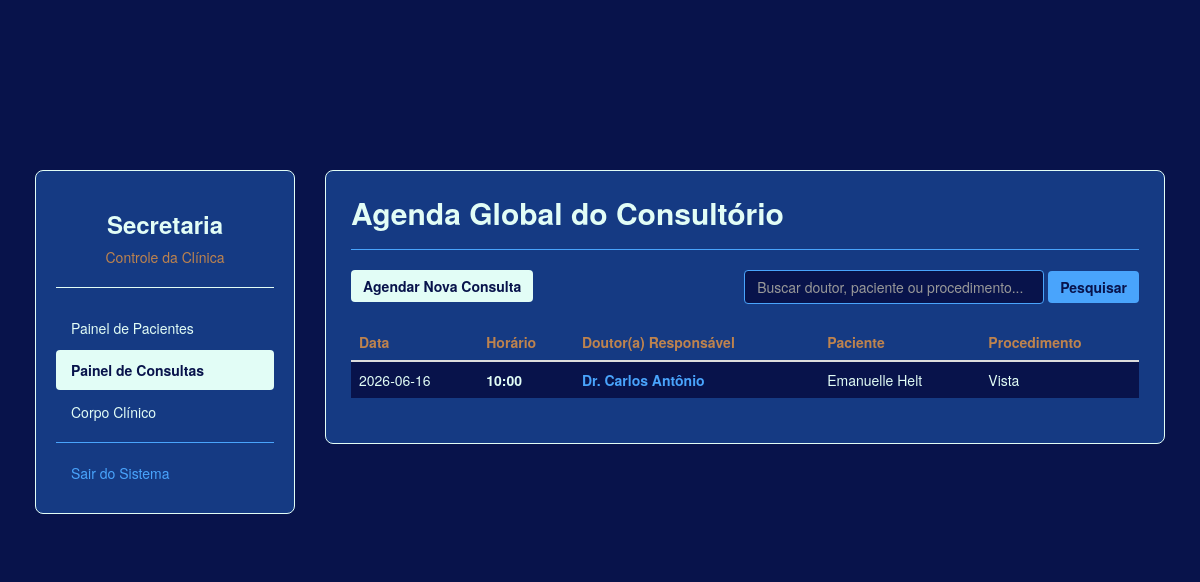
The app's page /secretaria/consultas, older data.
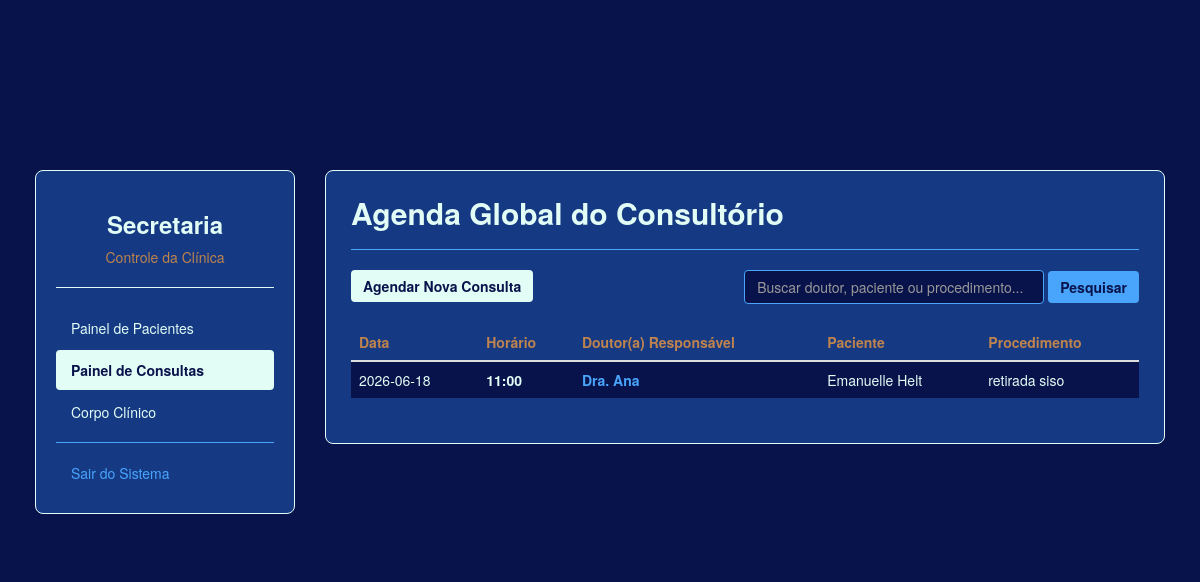
The same page, newer data.
### tables this page shows
CREATE TABLE fila_medico (
                        id INTEGER PRIMARY KEY AUTOINCREMENT,
                        nome TEXT NOT NULL,
                        procedimento TEXT NOT NULL,
                        data TEXT NOT NULL,
                        horario TEXT NOT NULL,
                        dentista_login TEXT NOT NULL);

CREATE TABLE dentistas (
                        id INTEGER PRIMARY KEY AUTOINCREMENT,
                        nome TEXT NOT NULL,
                        cro TEXT NOT NULL,
                        usuario_login TEXT UNIQUE NOT NULL);

### app.py (the view)
@app.route('/secretaria/consultas')
def secretaria_consultas():
    termo_pesquisa = request.args.get('pesquisa', '')
    conn = conectar_banco()
    data_atual = date.today().strftime('%Y-%m-%d')
    query_base = '''
        SELECT f.*, d.nome as dentista_nome
        FROM fila_medico f
        JOIN dentistas d ON f.dentista_login = d.usuario_login
        WHERE f.data >= ?
    '''
    if termo_pesquisa:
        consultas_agendadas = conn.execute(query_base + '''
            AND (f.nome LIKE ? OR f.procedimento LIKE ? OR d.nome LIKE ?)
            ORDER BY f.data ASC, f.horario ASC
        ''', (data_atual, f'%{termo_pesquisa}%', f'%{termo_pesquisa}%', f'%{termo_pesquisa}%')).fetchall()
    else:
        consultas_agendadas = conn.execute(query_base + ' ORDER BY f.data ASC, f.horario ASC', (data_atual,)).fetchall()
    conn.close()
    return render_template('secretaria_consultas.html', consultas=consultas_agendadas, termo=termo_pesquisa)

### app.py (called while the page is built)
def conectar_banco():
    conn = sqlite3.connect(ARQUIVO_BANCO)
    conn.row_factory = sqlite3.Row
    return conn

### templates/secretaria_consultas.html (shortened to what the changed rows need)
<!DOCTYPE html>
<html lang="pt-BR">
<head>
    <link rel="stylesheet" href="https://stackpath.bootstrapcdn.com/bootstrap/3.4.1/css/bootstrap.min.css">
    <link rel="stylesheet" href="{{ url_for('static', filename='css/style.css') }}">
</head>
<body>
    <div class="container dashboard-container">
        <div class="row">
            <div class="col-md-9">
                <div class="main-panel">
                    <h2 class="text-ouro" style="margin-top: 0;">Agenda Global do Consultório</h2>
                    <div class="table-responsive" style="margin-top: 15px;">
                        <table class="table" style="color: #e2fdf6;">
                            <thead>
                                <tr style="color: #be834e;">
                                    <th>Data</th>
                                    <th>Horário</th>
                                    <th>Doutor(a) Responsável</th>
                                    <th>Paciente</th>
                                    <th>Procedimento</th>
                                </tr>
                            </thead>
                            <tbody>
                                {% if consultas %}
                                    {% for consulta in consultas %}
                                    <tr style="background-color: #08134b;">
                                        <td>{{ consulta.data }}</td>
                                        <td><strong>{{ consulta.horario }}</strong></td>
                                        <td><span style="color: #49a4fc; font-weight: bold;">{{ consulta.dentista_nome }}</span></td>
                                        <td>{{ consulta.nome }}</td>
                                        <td>{{ consulta.procedimento }}</td>
                                    </tr>
                                    {% endfor %}
                                {% else %}
                                    <tr style="background-color: #08134b;">
                                        <td colspan="5" class="text-center" style="color: #49a4fc; padding: 20px;">Nenhum procedimento encontrado.</td>
                                    </tr>
                                {% endif %}
                            </tbody>
                        </table>
                    </div>
                </div>
            </div>
        </div>
    </div>
</body>
</html>

Row changes from the older to the newer data that the page shows:
changed fila_medico "Emanuelle Helt": data "2026-06-16" → "2026-06-18"; horario "10:00" → "11:00"; dentista_nome "Dr. Carlos Antônio" → "Dra. Ana"; procedimento "Vista" → "retirada siso"
